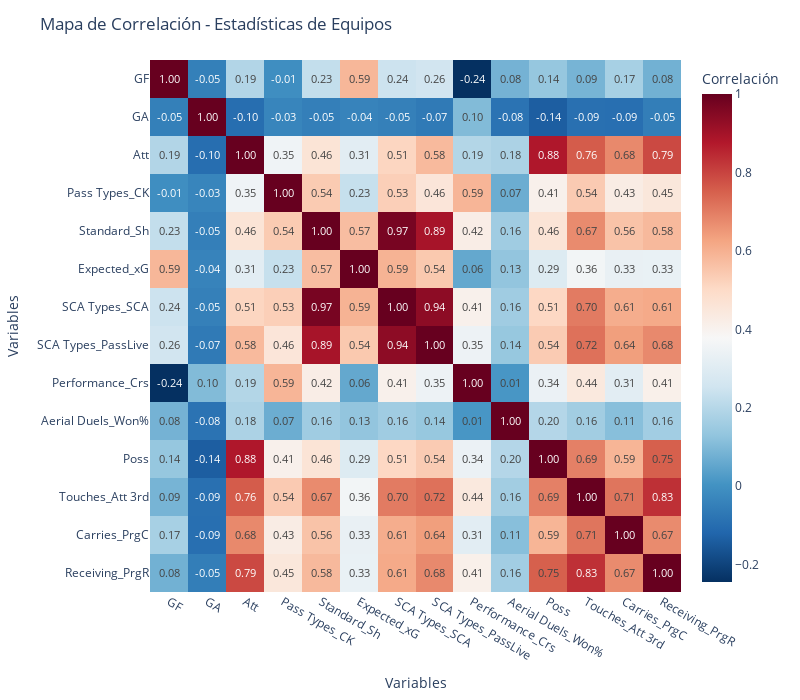

This figure's notebook cell:
### Code cell
import plotly.express as px
import plotly.graph_objects as go

# Calcular la matriz de correlación
corr_matrix = df_filtered.corr()

# Crear el mapa de calor con Plotly
fig = px.imshow(
    corr_matrix,
    labels=dict(x="Variables", y="Variables", color="Correlación"),
    x=corr_matrix.columns,
    y=corr_matrix.columns,
    color_continuous_scale='RdBu_r',  # Escala de colores rojo-azul
    aspect="auto",
    text_auto='.2f'  # Mostrar valores con 2 decimales
)

# Personalizar el layout
fig.update_layout(
    title='Mapa de Correlación - Estadísticas de Equipos',
    width=800,
    height=700
)

fig.show()

### Figure 1 — Plotly figure (JSON) as saved in the notebook; plotly's stock layout.template omitted (floating-point values rounded to 4 significant figures; data arrays with more than 128 entries replaced by an {"elided": "..."} marker saying what was removed)
{"data": [{"coloraxis": "coloraxis", "hovertemplate": "Variables: %{x}<br>Variables: %{y}<br>Correlación: %{z}<extra></extra>", "name": "0", "texttemplate": "%{z:.2f}", "type": "heatmap", "x": ["GF", "GA", "Att", "Pass Types_CK", "Standard_Sh", "Expected_xG", "SCA Types_SCA", "SCA Types_PassLive", "Performance_Crs", "Aerial Duels_Won%", "Poss", "Touches_Att 3rd", "Carries_PrgC", "Receiving_PrgR"], "xaxis": "x", "y": ["GF", "GA", "Att", "Pass Types_CK", "Standard_Sh", "Expected_xG", "SCA Types_SCA", "SCA Types_PassLive", "Performance_Crs", "Aerial Duels_Won%", "Poss", "Touches_Att 3rd", "Carries_PrgC", "Receiving_PrgR"], "yaxis": "y", "z": {"elided": "14x14 float values"}}], "layout": {"coloraxis": {"colorbar": {"title": {"text": "Correlación"}}, "colorscale": [[0, "rgb(5,48,97)"], [0.1, "rgb(33,102,172)"], [0.2, "rgb(67,147,195)"], [0.3, "rgb(146,197,222)"], [0.4, "rgb(209,229,240)"], [0.5, "rgb(247,247,247)"], [0.6, "rgb(253,219,199)"], [0.7, "rgb(244,165,130)"], [0.8, "rgb(214,96,77)"], [0.9, "rgb(178,24,43)"], [1, "rgb(103,0,31)"]]}, "height": 700, "margin": {"t": 60}, "title": {"text": "Mapa de Correlación - Estadísticas de Equipos"}, "width": 800, "xaxis": {"anchor": "y", "domain": [0, 1], "title": {"text": "Variables"}}, "yaxis": {"anchor": "x", "autorange": "reversed", "domain": [0, 1], "title": {"text": "Variables"}}}}
